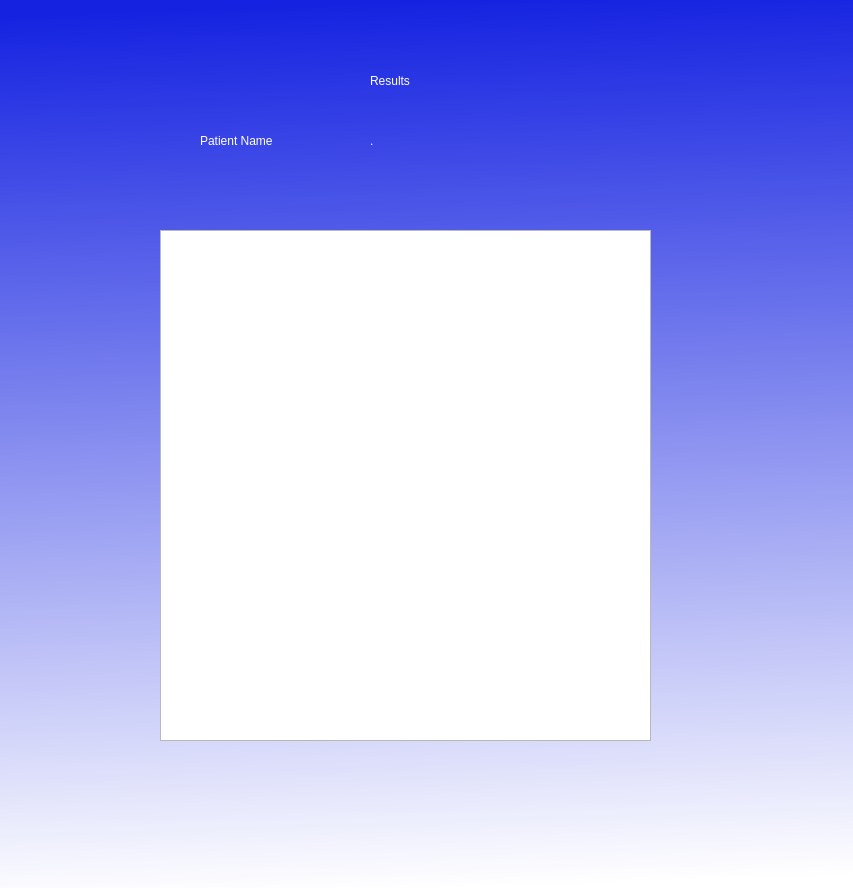
<?xml version="1.0" encoding="UTF-8"?>
<ui version="4.0">
 <class>Dialog</class>
 <widget class="QDialog" name="Dialog">
  <property name="geometry">
   <rect>
    <x>0</x>
    <y>0</y>
    <width>853</width>
    <height>888</height>
   </rect>
  </property>
  <property name="windowTitle">
   <string>Dialog</string>
  </property>
  <property name="styleSheet">
   <string notr="true">QDialog#Dialog{
background-color:qlineargradient(spread:pad, x1:0.512, y1:0, x2:0.546, y2:1, stop:0 rgba(21, 35, 225, 255), stop:1 rgba(255, 255, 255, 255));}</string>
  </property>
  <widget class="QLabel" name="label">
   <property name="geometry">
    <rect>
     <x>370</x>
     <y>50</y>
     <width>121</width>
     <height>61</height>
    </rect>
   </property>
   <property name="styleSheet">
    <string notr="true">font: 75 26pt &quot;MS Shell Dlg 2&quot;;color:rgb(255, 255, 255);</string>
   </property>
   <property name="text">
    <string>Results</string>
   </property>
  </widget>
  <widget class="QTableView" name="tableView">
   <property name="geometry">
    <rect>
     <x>160</x>
     <y>230</y>
     <width>491</width>
     <height>511</height>
    </rect>
   </property>
  </widget>
  <widget class="QLabel" name="label_3">
   <property name="geometry">
    <rect>
     <x>200</x>
     <y>130</y>
     <width>121</width>
     <height>21</height>
    </rect>
   </property>
   <property name="styleSheet">
    <string notr="true">color:rgb(255, 255, 255);
font: 14pt &quot;MS Shell Dlg 2&quot;;</string>
   </property>
   <property name="text">
    <string>Patient Name</string>
   </property>
  </widget>
  <widget class="QLabel" name="label_4">
   <property name="geometry">
    <rect>
     <x>370</x>
     <y>130</y>
     <width>201</width>
     <height>21</height>
    </rect>
   </property>
   <property name="styleSheet">
    <string notr="true">color:rgb(255, 255, 255);
font: 10pt &quot;MS Shell Dlg 2&quot;;</string>
   </property>
   <property name="text">
    <string>.</string>
   </property>
  </widget>
 </widget>
 <resources/>
 <connections/>
</ui>
